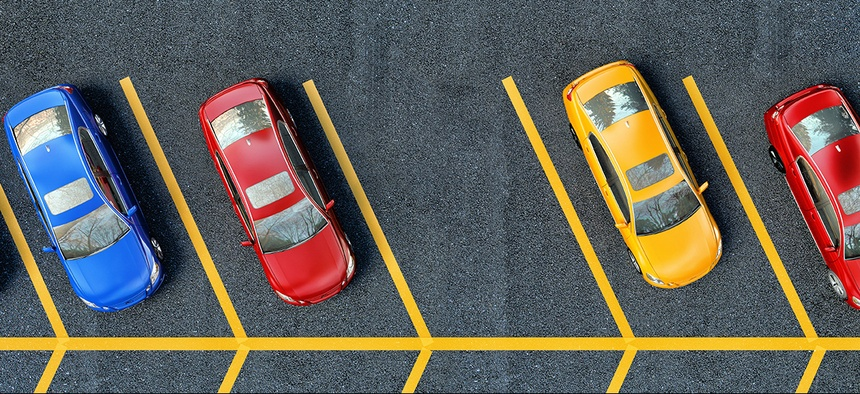
#> input picture resources/dpark/parkyllw.jpg, 860 x 394 px
$ python line_shape_detection.py
#> lines starting #> are read from the running program, lines starting #| are printed output that depends on the picture; after the words box and inside, x2 and y2 are one past the last pixel; in counts of white or black regions, pixels touching at a corner belong together
import numpy as np
import matplotlib.pyplot as plt
import cv2
print('Loaded')

# read the image
image = cv2.imread('resources/dpark/parkyllw.jpg')
#> image is the input picture: shape (394, 860, 3); mean B, G, R 89.2, 96.2, 100.4
#image = cv2.imread('resources/file-shapes-for-kids-1592568510.jpg')

# convert to grayscale
grayscale = cv2.cvtColor(image, cv2.COLOR_BGR2GRAY)
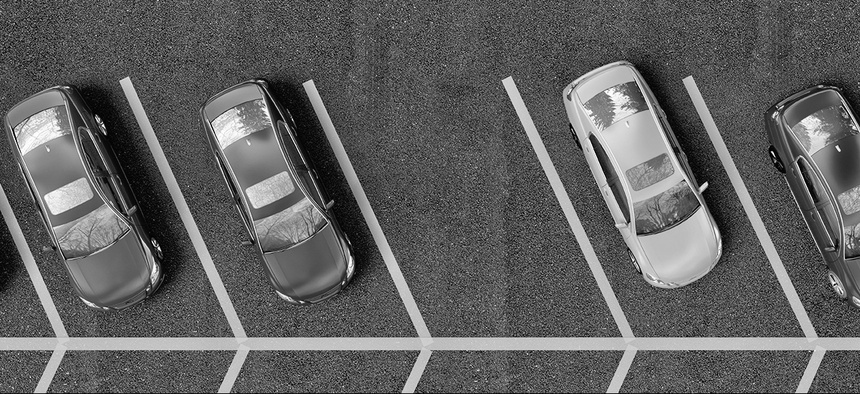
#> grayscale: shape (394, 860); min 0, max 255, mean 96.6

# perform edge detection
edges = cv2.Canny(grayscale, 30, 100)
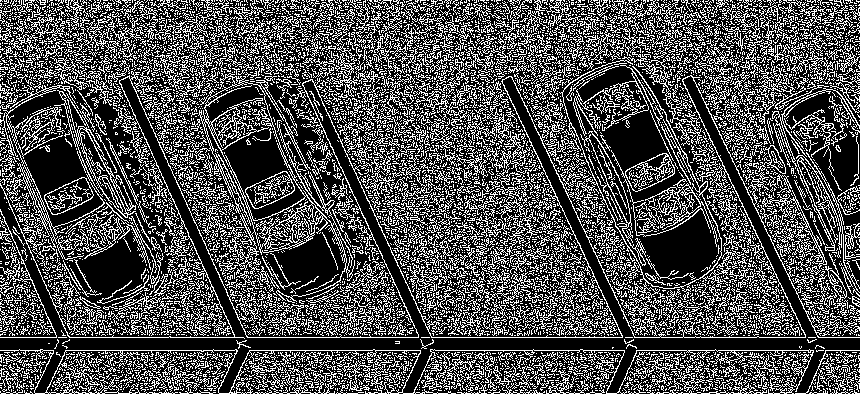
#> edges: shape (394, 860); 30.7% white in thin lines or dots

# detect lines in the image using hough lines technique
lines = cv2.HoughLinesP(edges, 1, np.pi/180, 75, np.array([]), 50, 5)
#> lines = 574 rows, first 6: [65, 350, 237, 350], [0, 337, 859, 337], [25, 393, 104, 393], [653, 77, 737, 52], [649, 42, 856, 49], [0, 0, 821, 0]

# iterate over the output lines and draw them
for line in lines:
    for x1, y1, x2, y2 in line:
        cv2.line(image, (x1, y1), (x2, y2), (20, 220, 20), 3)
#> this loop made 574 passes
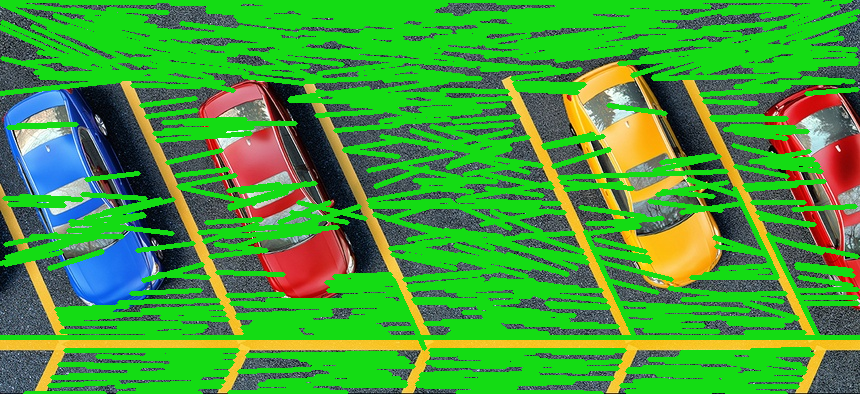
#> image: shape (394, 860, 3); mean B, G, R 55.2, 157.7, 69.1


# show the image
plt.imshow(cv2.cvtColor(image, cv2.COLOR_BGR2RGB))
plt.show()

$ run again, with resources/dpark/Cars-in-a-parking-lot-from-above-1200x800.jpg copied over resources/dpark/parkyllw.jpg
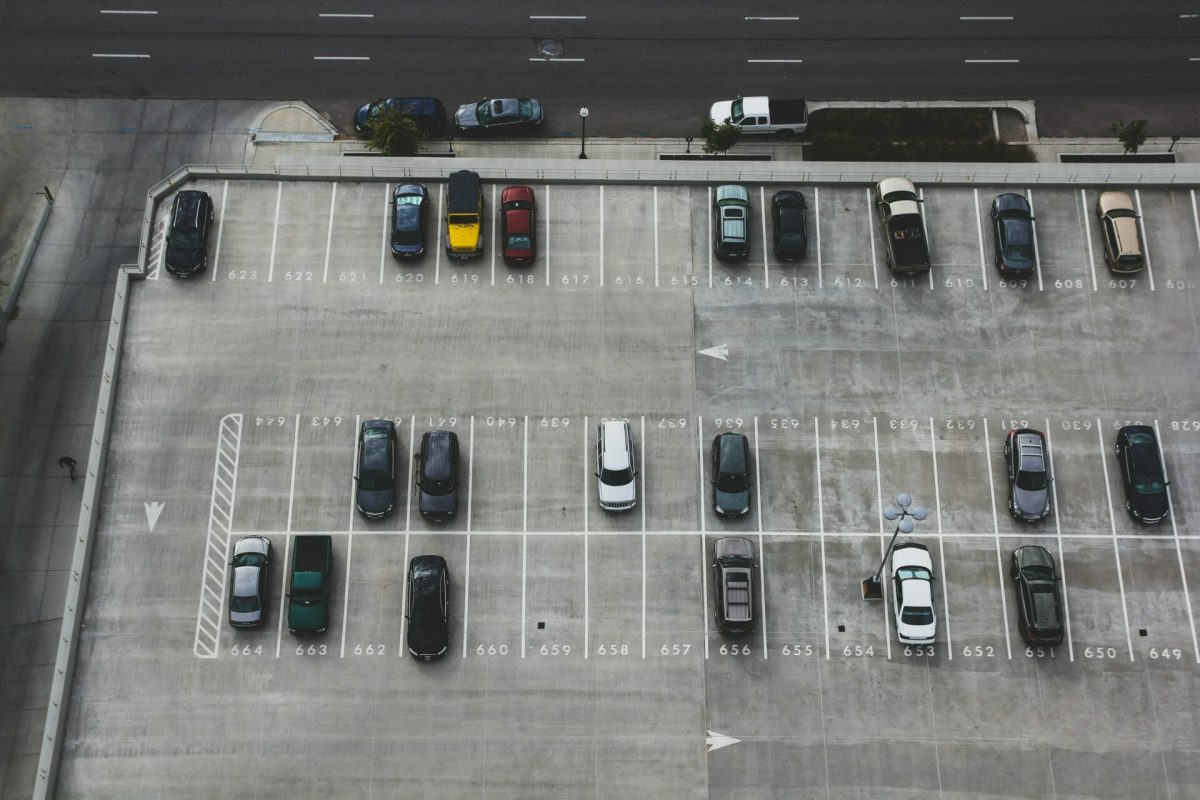
#> input picture resources/dpark/Cars-in-a-parking-lot-from-above-1200x800.jpg, 1200 x 800 px
#> image is the input picture: shape (800, 1200, 3); mean B, G, R 115.7, 118.2, 116.7
#> `edges = cv2.Canny(grayscale, 30, 100)`:
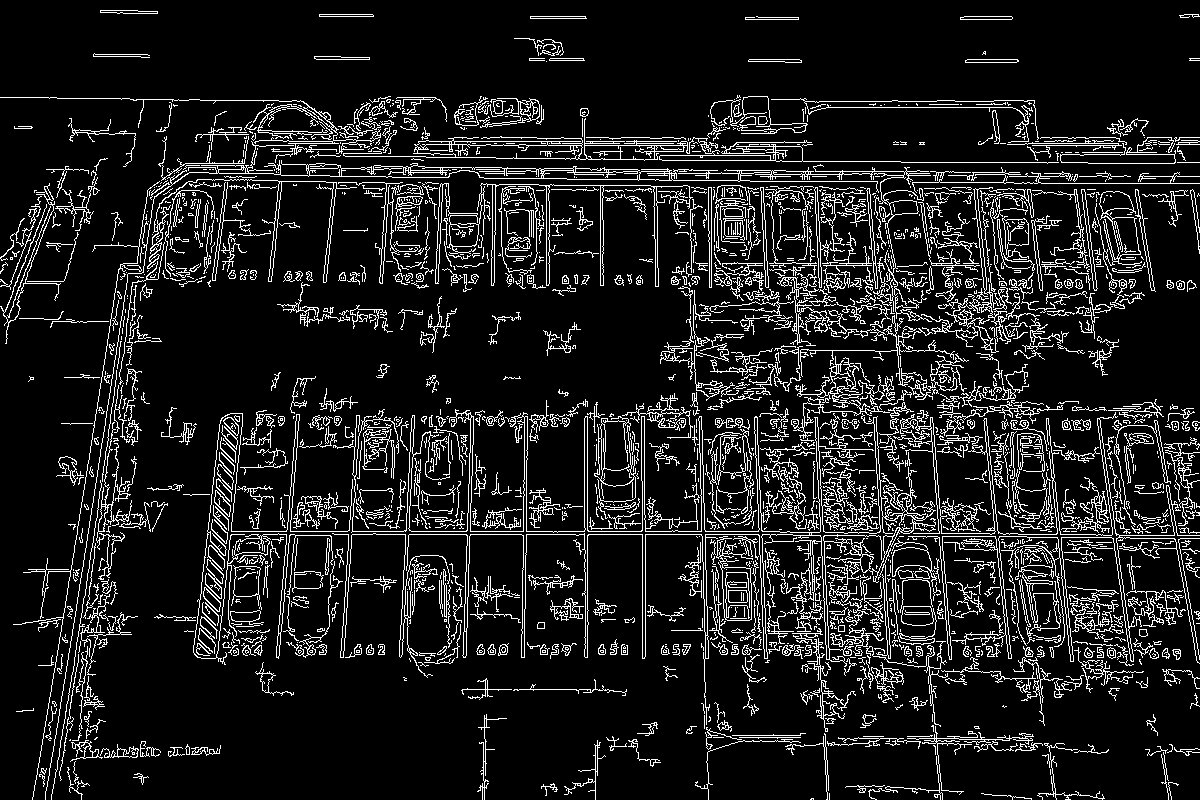
#> edges: shape (800, 1200); 11.3% white in thin lines or dots
#> lines = 172 rows, first 6: [224, 531, 779, 531], [334, 534, 792, 534], [481, 183, 538, 184], [647, 173, 753, 173], [418, 141, 704, 141], [526, 145, 722, 145]
#> the loop `for line in lines:` made 172 passes
#> after the loop `for line in lines:`:
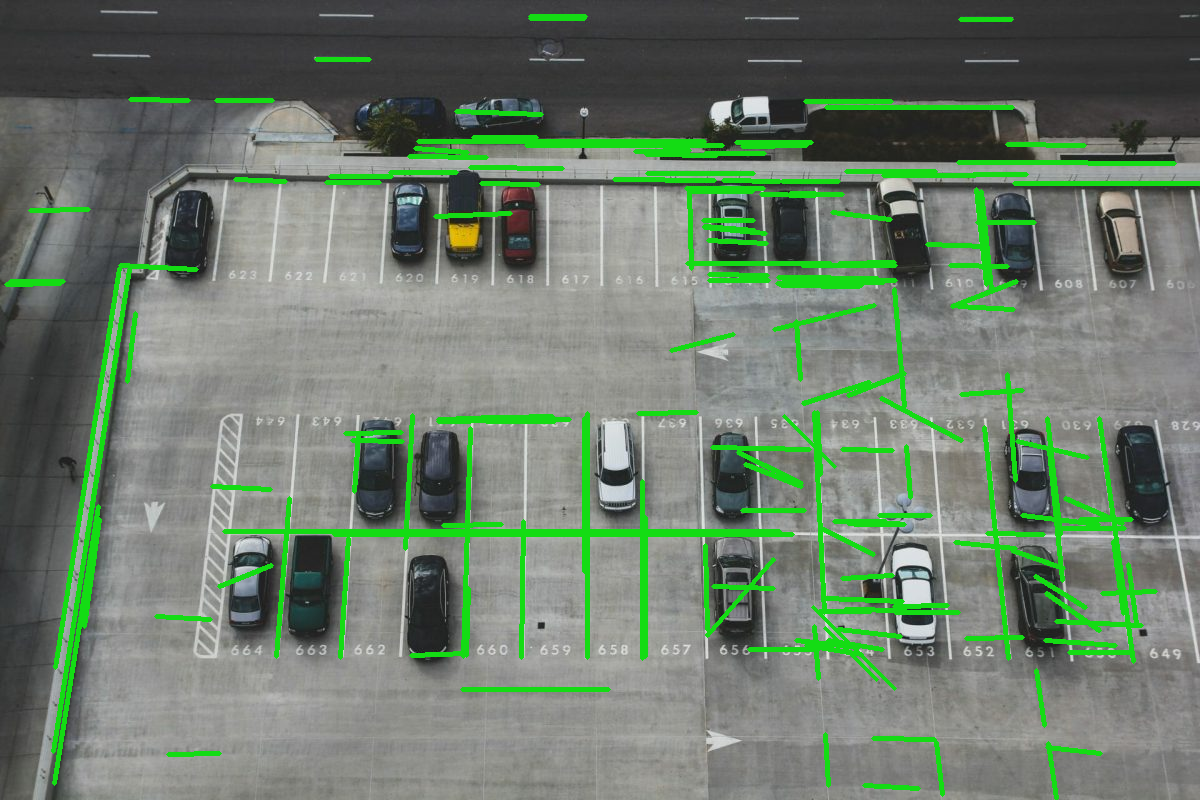
#> image: shape (800, 1200, 3); 7.37% of pixels changed, all inside (x1, y1, x2, y2) = (4, 14, 1200, 800)
